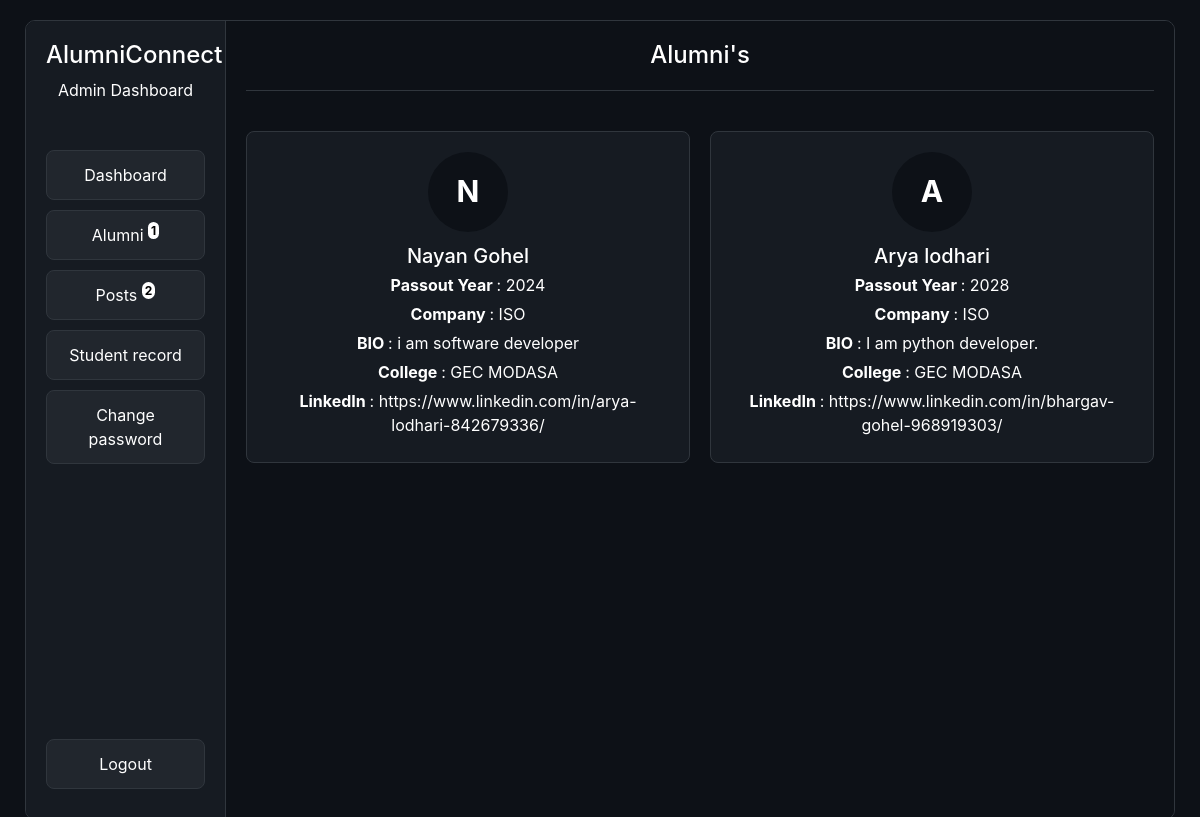
The page /admin/alumni_show.php (signed in) on the database its author committed.
### tables this page shows
CREATE TABLE `alumnimaster` (
  `alumni_id` int(11) NOT NULL,
  `Enrollment_No` bigint(20) NOT NULL,
  `alumni_name` varchar(255) NOT NULL,
  `alumni_bio` varchar(100) DEFAULT NULL,
  `alumni_email` varchar(255) NOT NULL,
  `alumni_add_year` int(11) NOT NULL,
  `alumni_pass_year` int(11) NOT NULL,
  `alumni_phone_no` bigint(20) NOT NULL,
  `alumni_password` varchar(255) NOT NULL,
  `alumni_department` enum('computer Engineering','information technology') NOT NULL DEFAULT 'computer Engineering',
  `alumni_college` enum('GEC MODASA') NOT NULL,
  `alumni_company_name` varchar(255) DEFAULT NULL,
  `created_at` timestamp NOT NULL DEFAULT current_timestamp(),
  `alumni_githublink` varchar(255) DEFAULT NULL,
  `alumni_linkedIn` varchar(255) DEFAULT NULL,
  `alumni_city` varchar(100) DEFAULT NULL,
  `req_status` enum('pending','accepted','rejected','') NOT NULL DEFAULT 'pending',
  `ID_Card` varchar(255) DEFAULT NULL
);

### admin/alumni_show.php (the view, shortened to what this page needs)
<?php
include '../utills/db_conn.php';
$fetch_alumni_data = "SELECT * FROM alumnimaster";
$data_res = isset($conn) ? $conn->query($fetch_alumni_data) : null;
?>
<!DOCTYPE html>
<html lang="en">
<head>
</head>
<body style="margin: 5px; padding: 0; font-family: 'Inter', sans-serif; background-color: #0d1117; color: white;">
    <div style="display: flex; height: 100vh; overflow: hidden; border: 1px solid #30363d; border-radius: 10px; margin: 20px;">
        <?php include "./sidebar.php" ?>
        <div style="flex-grow: 1; padding: 20px; box-sizing: border-box; background-color: #0d1117;">
            <h1 style="text-align: center; font-size: 24px; margin-bottom: 40px; border-bottom: 1px solid #30363d; padding-bottom: 20px;">Alumni's</h1>
            <div style="display: flex; flex-wrap: wrap; justify-content: flex-start; gap: 20px;">
                <?php
                if ($data_res):
                    while ($row = $data_res->fetch_assoc()):
                ?>
                        <div style="width: calc(50% - 10px); background-color: #161b22; padding: 20px; border-radius: 8px; text-align: center; border: 1px solid #30363d; box-sizing: border-box;">
                            <div class="avatar"><?= strtoupper(substr($row['alumni_name'] ?? 'A', 0, 1)) ?></div>
                            <h2 style="font-size: 20px; margin-top: 0; margin-bottom: 5px;"><?= htmlspecialchars($row['alumni_name']) ?></h2>
                            <p style="margin: 5px; font-size: 16px;"><b>Passout Year </b>: <?= htmlspecialchars($row['alumni_pass_year']) ?></p>
                            <p style="margin: 5px; font-size: 16px;"><b>Company </b>: <?= htmlspecialchars($row['alumni_company_name']) ?></p>
                            <p style="margin: 5px; font-size: 16px;"><b>BIO </b>: <?= htmlspecialchars($row['alumni_bio']) ?></p>
                            <p style="margin: 5px; font-size: 16px;"><b>College </b>: <?= htmlspecialchars($row['alumni_college']) ?></p>
                            <p style="margin: 5px; font-size: 16px;"><b>LinkedIn </b>: <a href="<?= htmlspecialchars($row['alumni_linkedIn']) ?>" style="text-decoration: none; color:white;" target="_blank"> <?= htmlspecialchars($row['alumni_linkedIn']) ?></a></p>
                        </div>
                <?php endwhile;
                endif;
                ?>
            </div>
        </div>
    </div>
</body>
</html>

### admin/alumni_show.php (style rules this page uses)
.avatar { width: 80px; height: 80px; background: #0d1117; color: white; font-size: 30px; font-weight: bold; border-radius: 50%; display: flex; align-items: center; justify-content: center; margin: auto; margin-bottom: 12px; }

### rows shown on the page
alumnimaster: alumni_name "N", alumni_name "Nayan Gohel", alumni_pass_year "2024", alumni_company_name "ISO", alumni_bio "i am software developer", alumni_college "GEC MODASA", alumni_linkedIn "https://www.linkedin.com/in/arya-lodhari-842679336/"
alumnimaster: alumni_name "A", alumni_name "Arya lodhari", alumni_pass_year "2028", alumni_company_name "ISO", alumni_bio "I am python developer.", alumni_college "GEC MODASA", alumni_linkedIn "https://www.linkedin.com/in/bhargav-gohel-968919303/"

### other values the page prints
$final_analystics['total_alumni'] "1"
$final_analystics['total_post'] "2"
